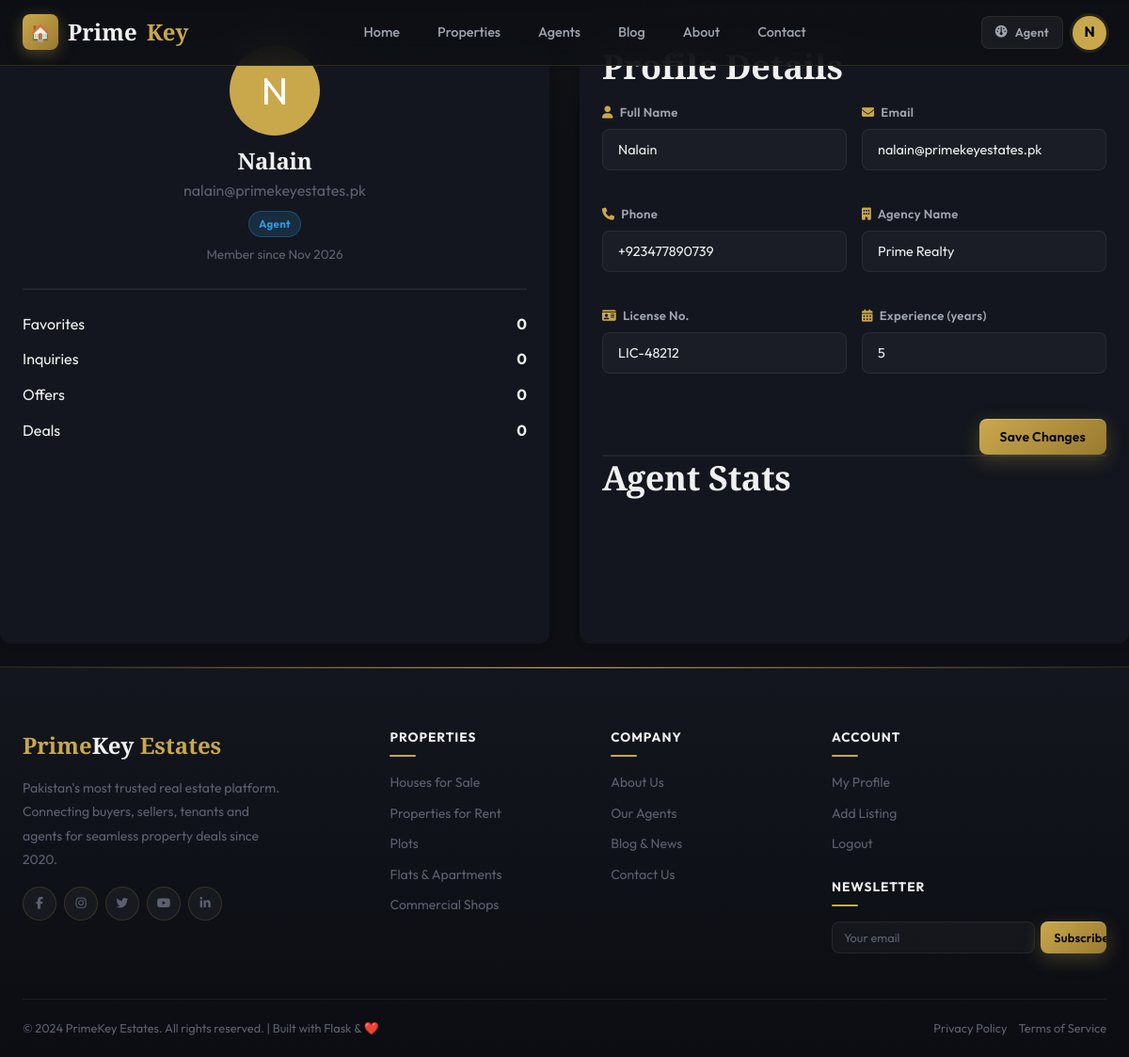
Page /auth/profile (signed in) on the earlier database version.
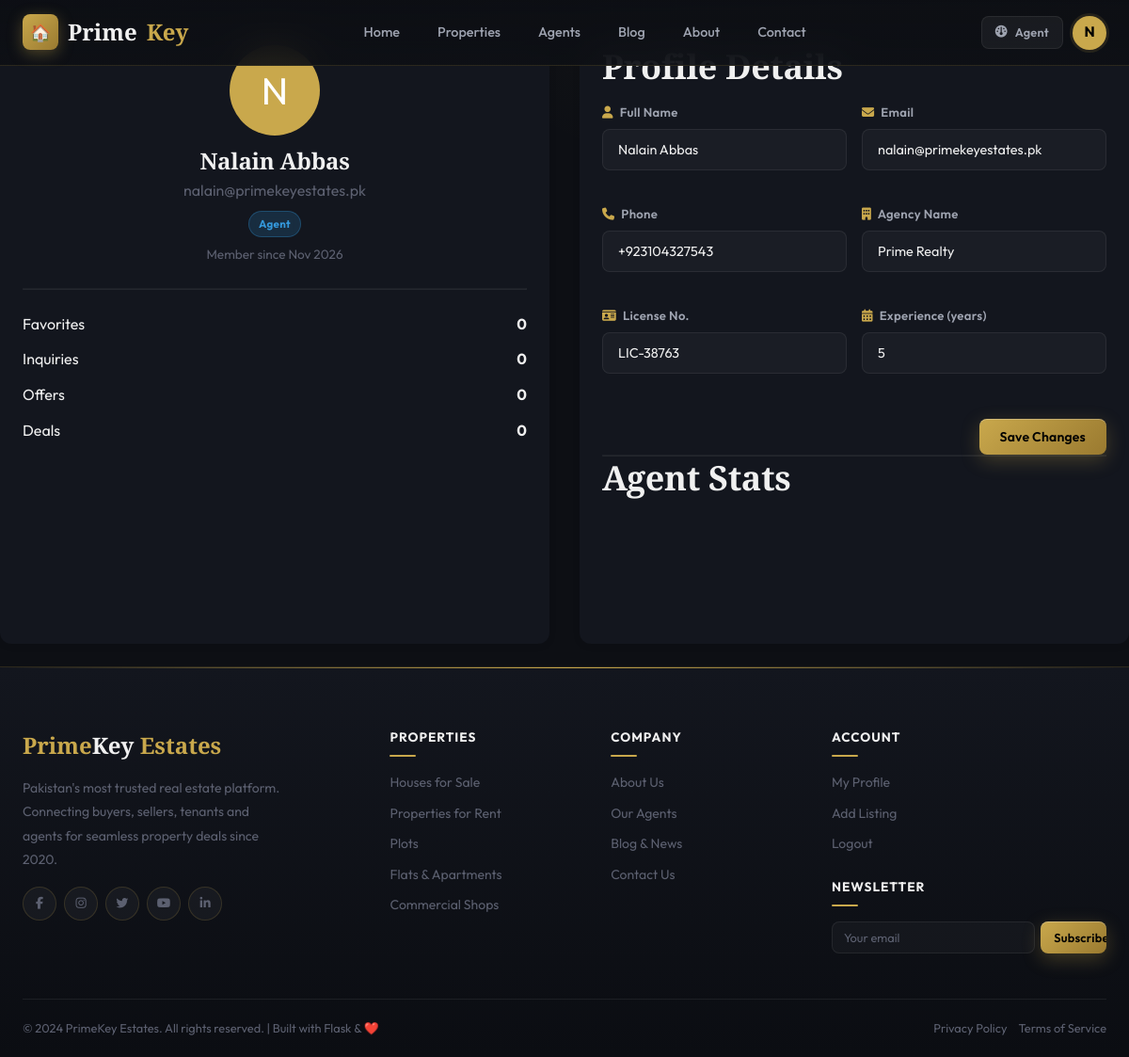
Same page on the later database version.
### app/models.py (models this page shows)
class User(db.Model):
    __tablename__ = 'users'
    id           = db.Column(db.Integer, primary_key=True)
    name         = db.Column(db.String(100), nullable=False)
    email        = db.Column(db.String(120), unique=True, nullable=False)
    password     = db.Column(db.String(200), nullable=False)
    phone        = db.Column(db.String(20))
    cnic         = db.Column(db.String(20))
    profile_pic  = db.Column(db.String(200), default='default_user.png')
    role_id      = db.Column(db.Integer, db.ForeignKey('roles.id'), nullable=False, default=3)
    is_active    = db.Column(db.Boolean, default=True)
    created_at   = db.Column(db.DateTime, default=datetime.utcnow)
    role              = db.relationship('Role', back_populates='users')
    agent_profile     = db.relationship('Agent', back_populates='user', uselist=False)
    favorites         = db.relationship('Favorite', back_populates='client', lazy=True)
    inquiries         = db.relationship('Inquiry', back_populates='client', lazy=True)
    offers            = db.relationship('Offer', back_populates='client', lazy=True)
    deals_as_buyer    = db.relationship('Deal', foreign_keys='Deal.buyer_id', back_populates='buyer', lazy=True)
    site_visits       = db.relationship('SiteVisit', foreign_keys='SiteVisit.client_id', back_populates='client', lazy=True)
    notifications     = db.relationship('Notification', back_populates='user', lazy=True)
    activity_logs     = db.relationship('ActivityLog', back_populates='user', lazy=True)
    blogs             = db.relationship('Blog', back_populates='author', lazy=True)
    shortlists        = db.relationship('Shortlist', back_populates='client', lazy=True)
    property_views    = db.relationship('PropertyView', back_populates='user', lazy=True)
    search_logs       = db.relationship('SearchLog', back_populates='user', lazy=True)
    reviews_given     = db.relationship('AgentReview', back_populates='client', lazy=True)
    rent_as_tenant    = db.relationship('RentAgreement', foreign_keys='RentAgreement.tenant_id', back_populates='tenant', lazy=True)
    maintenance_reqs  = db.relationship('MaintenanceRequest', back_populates='tenant', lazy=True)
    coupon_uses       = db.relationship('CouponUse', back_populates='user', lazy=True)
    business_reports  = db.relationship('BusinessReport', back_populates='generated_by_user', lazy=True)

class Agent(db.Model):
    __tablename__ = 'agents'
    id               = db.Column(db.Integer, primary_key=True)
    user_id          = db.Column(db.Integer, db.ForeignKey('users.id'), unique=True, nullable=False)
    agency_name      = db.Column(db.String(150))
    license_no       = db.Column(db.String(50))
    experience_years = db.Column(db.Integer, default=0)
    bio              = db.Column(db.Text)
    rating           = db.Column(db.Float, default=0.0)
    total_deals      = db.Column(db.Integer, default=0)
    user        = db.relationship('User', back_populates='agent_profile')
    properties  = db.relationship('Property', back_populates='agent', lazy=True)
    commissions = db.relationship('Commission', back_populates='agent', lazy=True)
    reviews     = db.relationship('AgentReview', back_populates='agent', lazy=True)
    deals       = db.relationship('Deal', foreign_keys='Deal.agent_id', back_populates='agent', lazy=True)
    site_visits = db.relationship('SiteVisit', foreign_keys='SiteVisit.agent_id', back_populates='agent', lazy=True)

### app/blueprints/auth/routes.py (the view, shortened to what this page needs)
@auth_bp.route('/profile', methods=['GET', 'POST'])
@login_required
def profile():
    user = db.get_or_404(User, session['user_id'])
    agent = None
    if user.role_id == 2:
        agent = Agent.query.filter_by(user_id=user.id).first()
    form = ProfileForm(obj=user) if request.method == 'GET' else ProfileForm()
    if request.method == 'GET' and agent:
        form.agency_name.data = getattr(agent, 'agency_name', None)
        form.license_no.data = getattr(agent, 'license_no', None)
        form.experience_years.data = getattr(agent, 'experience_years', None)
    fav_count = count_for(('Favorite', 'Favourite', 'Favorites'), user.id, ('user_id', 'client_id'))
    inquiry_count = count_for(('Inquiry', 'Inquiries'), user.id, ('user_id', 'client_id'))
    offer_count = count_for(('Offer',), user.id, ('user_id', 'client_id', 'buyer_id'))
    deal_count = count_for(('Deal',), user.id, ('user_id', 'client_id', 'buyer_id'))
    listings_count = deals_count = 0
    rating = 0.0
    if agent:
        listings_count = count_for(('Property', 'Listing'), agent.id, ('agent_id',))
        deals_count = count_for(('Deal',), agent.id, ('agent_id',))
        rating = float(getattr(agent, 'rating', 0) or 0)
    return render_template(
        'auth/profile.html',
        user=user,
        profile_form=form,
        role_name=ROLE_NAMES.get(user.role_id, 'User'),
        fav_count=fav_count,
        inquiry_count=inquiry_count,
        offer_count=offer_count,
        deal_count=deal_count,
        listings_count=listings_count,
        deals_count=deals_count,
        rating=rating,
    )

### app/forms/auth_forms.py
class ProfileForm(FlaskForm):
    name = StringField('Full Name', validators=[DataRequired(), Length(2, 100)])
    email = StringField('Email', validators=[DataRequired(), Email()])
    phone = StringField('Phone', validators=[Optional(), Length(0, 20)])
    agency_name = StringField('Agency Name', validators=[Optional(), Length(0, 150)])
    license_no = StringField('License No.', validators=[Optional(), Length(0, 100)])
    experience_years = IntegerField('Experience (years)',
                                    validators=[Optional(), NumberRange(0, 60)])

### app/blueprints/auth/routes.py (called while the page is built)
def login_required(f):
    @wraps(f)
    def decorated(*args, **kwargs):
        if 'user_id' not in session:
            flash('Please login to continue.', 'warning')
            return redirect(url_for('auth.login'))
        return f(*args, **kwargs)
    return decorated

### app/templates/auth/profile.html (shortened to what this page needs)
{% extends 'base.html' %}
{% block content %}
<div class="container mx-auto py-24" style="max-width:1200px;">
  <div class="grid grid-2" style="gap:32px;">
    <aside class="sidebar" style="background:var(--bg-card);padding:24px;border-radius:12px;box-shadow:0 2px 8px rgba(0,0,0,0.07);">
      <div class="text-center">
        <div class="avatar" style="width:96px;height:96px;border-radius:50%;background:var(--gold);font-size:2.5rem;display:flex;align-items:center;justify-content:center; margin:auto; color:#fff;">{{ ((user.name or '?')[0])|upper }}</div>
        <h2 class="mt-12" style="font-weight:600;color:var(--text-primary);">{{ user.name }}</h2>
        <p class="text-muted" style="margin-top:4px;">{{ user.email }}</p>
        <span class="badge badge-info" style="margin-top:8px;">{{ role_name }}</span>
        <p class="mt-8" style="font-size:0.85rem;color:var(--text-muted);">Member since {{ user.created_at.strftime('%b %Y') if user.created_at else '—' }}</p>
      </div>
      <hr class="my-20" style="border-color:rgba(255,255,255,0.07);">
      <div class="stats-list" style="display:flex;flex-direction:column;gap:12px;">
        <div class="d-flex justify-between"><span>Favorites</span><strong>{{ fav_count }}</strong></div>
        <div class="d-flex justify-between"><span>Inquiries</span><strong>{{ inquiry_count }}</strong></div>
        <div class="d-flex justify-between"><span>Offers</span><strong>{{ offer_count }}</strong></div>
        <div class="d-flex justify-between"><span>Deals</span><strong>{{ deal_count }}</strong></div>
      </div>
    </aside>
    <section class="main-panel" style="background:var(--bg-card);padding:24px;border-radius:12px;box-shadow:0 2px 8px rgba(0,0,0,0.07);">
      <h3 class="section-title" style="font-weight:600;color:var(--text-primary);margin-bottom:16px;">Profile Details</h3>
      <form method="POST" action="{{ url_for('auth.profile') }}" class="grid grid-2" style="gap:16px;" novalidate>
        <div class="form-group">
          <label class="form-label" for="name"><i class="fa-solid fa-user"></i> Full Name</label>
          {{ profile_form.name(class='form-control') }}
        </div>
        <div class="form-group">
          <label class="form-label" for="email"><i class="fa-solid fa-envelope"></i> Email</label>
          {{ profile_form.email(class='form-control') }}
        </div>
        <div class="form-group">
          <label class="form-label" for="phone"><i class="fa-solid fa-phone"></i> Phone</label>
          {{ profile_form.phone(class='form-control') }}
        </div>
        {% if session.get('user_role') == 2 %}
        <div class="form-group">
          <label class="form-label" for="agency_name"><i class="fa-solid fa-building"></i> Agency Name</label>
          {{ profile_form.agency_name(class='form-control') }}
        </div>
        <div class="form-group">
          <label class="form-label" for="license_no"><i class="fa-solid fa-id-card"></i> License No.</label>
          {{ profile_form.license_no(class='form-control') }}
        </div>
        <div class="form-group">
          <label class="form-label" for="experience_years"><i class="fa-solid fa-calendar-days"></i> Experience (years)</label>
          {{ profile_form.experience_years(class='form-control', min=0, max=60) }}
        </div>
        {% endif %}
        <div class="col-span-2 text-right mt-12">
          <button type="submit" class="btn btn-primary">Save Changes</button>
        </div>
      </form>
      {% if session.get('user_role') == 2 %}
      <hr class="my-24" style="border-color:rgba(255,255,255,0.07);">
      <h3 class="section-title" style="font-weight:600;color:var(--text-primary);margin-bottom:16px;">Agent Stats</h3>
      <div class="grid grid-3" style="gap:16px;">
      </div>
      {% endif %}
    </section>
  </div>
</div>
{% endblock %}

Differences in the rows shown:
changed User "nalain@primekeyestates.pk": name "Nalain" → "Nalain Abbas"; phone "+923477890739" → "+923104327543"
changed Agent "Prime Realty": license_no "LIC-48212" → "LIC-38763"
